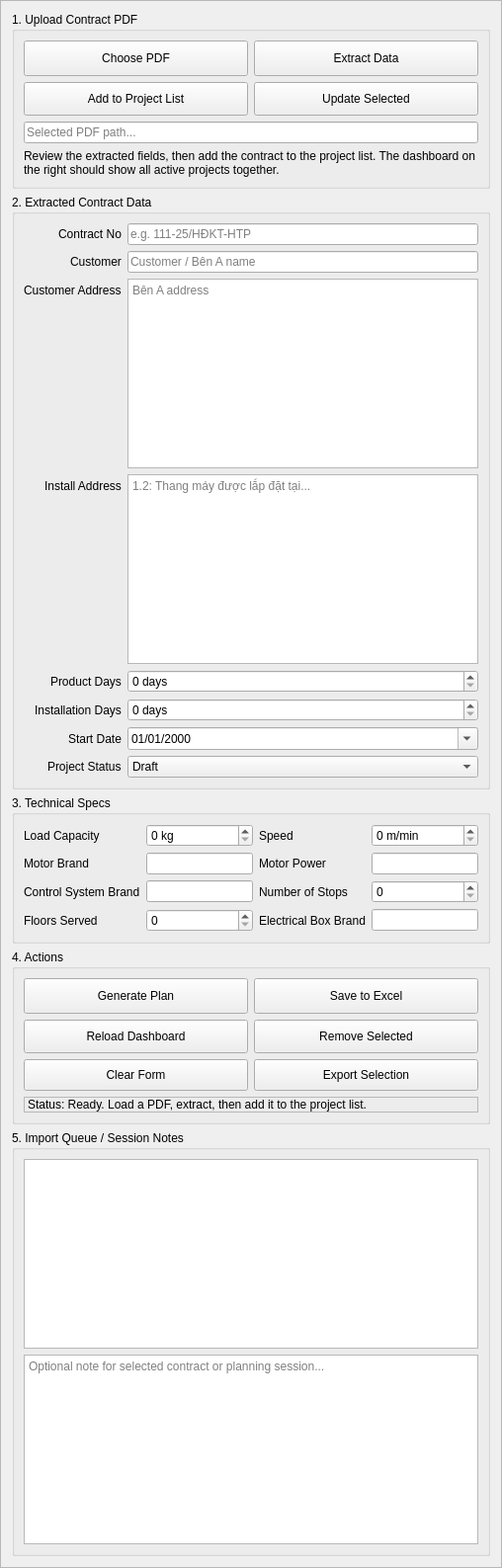
              <widget class="QFrame" name="leftPanelFrame">
                <property name="minimumSize">
                  <size>
                    <width>430</width>
                    <height>0</height>
                  </size>
                </property>
                <property name="frameShape">
                  <enum>QFrame::Shape::StyledPanel</enum>
                </property>
                <layout class="QVBoxLayout" name="verticalLayoutLeftPanel">
                  <item>
                    <widget class="QGroupBox" name="groupUpload">
                      <property name="title">
                        <string>1. Upload Contract PDF</string>
                      </property>
                      <layout class="QVBoxLayout" name="verticalLayoutUpload">
                        <item>
                          <layout class="QHBoxLayout" name="horizontalLayoutUploadRow1">
                            <item>
                              <widget class="QPushButton" name="btnUploadPdf">
                                <property name="minimumSize">
                                  <size>
                                    <width>0</width>
                                    <height>36</height>
                                  </size>
                                </property>
                                <property name="text">
                                  <string>Choose PDF</string>
                                </property>
                              </widget>
                            </item>
                            <item>
                              <widget class="QPushButton" name="btnExtract">
                                <property name="minimumSize">
                                  <size>
                                    <width>0</width>
                                    <height>36</height>
                                  </size>
                                </property>
                                <property name="text">
                                  <string>Extract Data</string>
                                </property>
                              </widget>
                            </item>
                          </layout>
                        </item>
                        <item>
                          <layout class="QHBoxLayout" name="horizontalLayoutUploadRow2">
                            <item>
                              <widget class="QPushButton" name="btnAddToProjects">
                                <property name="minimumSize">
                                  <size>
                                    <width>0</width>
                                    <height>34</height>
                                  </size>
                                </property>
                                <property name="text">
                                  <string>Add to Project List</string>
                                </property>
                              </widget>
                            </item>
                            <item>
                              <widget class="QPushButton" name="btnReplaceSelectedProject">
                                <property name="minimumSize">
                                  <size>
                                    <width>0</width>
                                    <height>34</height>
                                  </size>
                                </property>
                                <property name="text">
                                  <string>Update Selected</string>
                                </property>
                              </widget>
                            </item>
                          </layout>
                        </item>
                        <item>
                          <widget class="QLineEdit" name="inputPdfPath">
                            <property name="readOnly">
                              <bool>true</bool>
                            </property>
                            <property name="placeholderText">
                              <string>Selected PDF path...</string>
                            </property>
                          </widget>
                        </item>
                        <item>
                          <widget class="QLabel" name="labelUploadHint">
                            <property name="text">
                              <string>Review the extracted fields, then add the contract to the project list. The dashboard on the right should show all active projects together.</string>
                            </property>
                            <property name="wordWrap">
                              <bool>true</bool>
                            </property>
                          </widget>
                        </item>
                      </layout>
                    </widget>
                  </item>
                  <item>
                    <widget class="QGroupBox" name="groupContractData">
                      <property name="title">
                        <string>2. Extracted Contract Data</string>
                      </property>
                      <layout class="QFormLayout" name="formLayoutContract">
                        <property name="labelAlignment">
                          <set>Qt::AlignmentFlag::AlignRight|Qt::AlignmentFlag::AlignTrailing|Qt::AlignmentFlag::AlignVCenter</set>
                        </property>
                        <item row="0" column="0">
                          <widget class="QLabel" name="labelContractNo">
                            <property name="text">
                              <string>Contract No</string>
                            </property>
                          </widget>
                        </item>
                        <item row="0" column="1">
                          <widget class="QLineEdit" name="inputContractNo">
                            <property name="placeholderText">
                              <string>e.g. 111-25/HĐKT-HTP</string>
                            </property>
                          </widget>
                        </item>
                        <item row="1" column="0">
                          <widget class="QLabel" name="labelCustomerName">
                            <property name="text">
                              <string>Customer</string>
                            </property>
                          </widget>
                        </item>
                        <item row="1" column="1">
                          <widget class="QLineEdit" name="inputCustomerName">
                            <property name="placeholderText">
                              <string>Customer / Bên A name</string>
                            </property>
                          </widget>
                        </item>
                        <item row="2" column="0">
                          <widget class="QLabel" name="labelCustomerAddress">
                            <property name="text">
                              <string>Customer Address</string>
                            </property>
                          </widget>
                        </item>
                        <item row="2" column="1">
                          <widget class="QPlainTextEdit" name="inputCustomerAddress">
                            <property name="minimumSize">
                              <size>
                                <width>0</width>
                                <height>60</height>
                              </size>
                            </property>
                            <property name="placeholderText">
                              <string>Bên A address</string>
                            </property>
                          </widget>
                        </item>
                        <item row="3" column="0">
                          <widget class="QLabel" name="labelInstallAddress">
                            <property name="text">
                              <string>Install Address</string>
                            </property>
                          </widget>
                        </item>
                        <item row="3" column="1">
                          <widget class="QPlainTextEdit" name="inputInstallationAddress">
                            <property name="minimumSize">
                              <size>
                                <width>0</width>
                                <height>70</height>
                              </size>
                            </property>
                            <property name="placeholderText">
                              <string>1.2: Thang máy được lắp đặt tại...</string>
                            </property>
                          </widget>
                        </item>
                        <item row="4" column="0">
                          <widget class="QLabel" name="labelProductDays">
                            <property name="text">
                              <string>Product Days</string>
                            </property>
                          </widget>
                        </item>
                        <item row="4" column="1">
                          <widget class="QSpinBox" name="inputProductDays">
                            <property name="suffix">
                              <string> days</string>
                            </property>
                            <property name="maximum">
                              <number>999</number>
                            </property>
                          </widget>
                        </item>
                        <item row="5" column="0">
                          <widget class="QLabel" name="labelInstallationDays">
                            <property name="text">
                              <string>Installation Days</string>
                            </property>
                          </widget>
                        </item>
                        <item row="5" column="1">
                          <widget class="QSpinBox" name="inputInstallationDays">
                            <property name="suffix">
                              <string> days</string>
                            </property>
                            <property name="maximum">
                              <number>999</number>
                            </property>
                          </widget>
                        </item>
                        <item row="6" column="0">
                          <widget class="QLabel" name="labelStartDate">
                            <property name="text">
                              <string>Start Date</string>
                            </property>
                          </widget>
                        </item>
                        <item row="6" column="1">
                          <widget class="QDateEdit" name="inputStartDate">
                            <property name="displayFormat">
                              <string>dd/MM/yyyy</string>
                            </property>
                            <property name="calendarPopup">
                              <bool>true</bool>
                            </property>
                          </widget>
                        </item>
                        <item row="7" column="0">
                          <widget class="QLabel" name="labelProjectStatus">
                            <property name="text">
                              <string>Project Status</string>
                            </property>
                          </widget>
                        </item>
                        <item row="7" column="1">
                          <widget class="QComboBox" name="comboProjectStatus">
                            <item>
                              <property name="text">
                                <string>Draft</string>
                              </property>
                            </item>
                            <item>
                              <property name="text">
                                <string>Running</string>
                              </property>
                            </item>
                            <item>
                              <property name="text">
                                <string>Due Soon</string>
                              </property>
                            </item>
                            <item>
                              <property name="text">
                                <string>Completed</string>
                              </property>
                            </item>
                            <item>
                              <property name="text">
                                <string>On Hold</string>
                              </property>
                            </item>
                          </widget>
                        </item>
                      </layout>
                    </widget>
                  </item>
                  <item>
                    <widget class="QGroupBox" name="groupTechnicalSpecs">
                      <property name="title">
                        <string>3. Technical Specs</string>
                      </property>
                      <layout class="QGridLayout" name="gridLayoutTechnicalSpecs">
                        <item row="0" column="0">
                          <widget class="QLabel" name="labelLoadCapacityKg">
                            <property name="text">
                              <string>Load Capacity</string>
                            </property>
                          </widget>
                        </item>
                        <item row="0" column="1">
                          <widget class="QSpinBox" name="inputLoadCapacityKg">
                            <property name="suffix">
                              <string> kg</string>
                            </property>
                            <property name="maximum">
                              <number>99999</number>
                            </property>
                          </widget>
                        </item>
                        <item row="0" column="2">
                          <widget class="QLabel" name="labelSpeedMpm">
                            <property name="text">
                              <string>Speed</string>
                            </property>
                          </widget>
                        </item>
                        <item row="0" column="3">
                          <widget class="QSpinBox" name="inputSpeedMpm">
                            <property name="suffix">
                              <string> m/min</string>
                            </property>
                            <property name="maximum">
                              <number>9999</number>
                            </property>
                          </widget>
                        </item>
                        <item row="1" column="0">
                          <widget class="QLabel" name="labelMotorBrand">
                            <property name="text">
                              <string>Motor Brand</string>
                            </property>
                          </widget>
                        </item>
                        <item row="1" column="1">
                          <widget class="QLineEdit" name="inputMotorBrand" />
                        </item>
                        <item row="1" column="2">
                          <widget class="QLabel" name="labelMotorPower">
                            <property name="text">
                              <string>Motor Power</string>
                            </property>
                          </widget>
                        </item>
                        <item row="1" column="3">
                          <widget class="QLineEdit" name="inputMotorPower" />
                        </item>
                        <item row="2" column="0">
                          <widget class="QLabel" name="labelControlSystemBrand">
                            <property name="text">
                              <string>Control System Brand</string>
                            </property>
                          </widget>
                        </item>
                        <item row="2" column="1">
                          <widget class="QLineEdit" name="inputControlSystemBrand" />
                        </item>
                        <item row="2" column="2">
                          <widget class="QLabel" name="labelNumberOfStops">
                            <property name="text">
                              <string>Number of Stops</string>
                            </property>
                          </widget>
                        </item>
                        <item row="2" column="3">
                          <widget class="QSpinBox" name="inputNumberOfStops">
                            <property name="maximum">
                              <number>99</number>
                            </property>
                          </widget>
                        </item>
                        <item row="3" column="0">
                          <widget class="QLabel" name="labelNumberOfFloorsServed">
                            <property name="text">
                              <string>Floors Served</string>
                            </property>
                          </widget>
                        </item>
                        <item row="3" column="1">
                          <widget class="QSpinBox" name="inputNumberOfFloorsServed">
                            <property name="maximum">
                              <number>99</number>
                            </property>
                          </widget>
                        </item>
                        <item row="3" column="2">
                          <widget class="QLabel" name="labelElectricalBoxBrand">
                            <property name="text">
                              <string>Electrical Box Brand</string>
                            </property>
                          </widget>
                        </item>
                        <item row="3" column="3">
                          <widget class="QLineEdit" name="inputElectricalBoxBrand" />
                        </item>
                      </layout>
                    </widget>
                  </item>
                  <item>
                    <widget class="QGroupBox" name="groupActions">
                      <property name="title">
                        <string>4. Actions</string>
                      </property>
                      <layout class="QVBoxLayout" name="verticalLayoutActions">
                        <item>
                          <layout class="QHBoxLayout" name="horizontalLayoutActionButtons1">
                            <item>
                              <widget class="QPushButton" name="btnGeneratePlan">
                                <property name="minimumSize">
                                  <size>
                                    <width>0</width>
                                    <height>36</height>
                                  </size>
                                </property>
                                <property name="text">
                                  <string>Generate Plan</string>
                                </property>
                              </widget>
                            </item>
                            <item>
                              <widget class="QPushButton" name="btnSaveExcel">
                                <property name="minimumSize">
                                  <size>
                                    <width>0</width>
                                    <height>36</height>
                                  </size>
                                </property>
                                <property name="text">
                                  <string>Save to Excel</string>
                                </property>
                              </widget>
                            </item>
                          </layout>
                        </item>
                        <item>
                          <layout class="QHBoxLayout" name="horizontalLayoutActionButtons2">
                            <item>
                              <widget class="QPushButton" name="btnReloadWorkbook">
                                <property name="minimumSize">
                                  <size>
                                    <width>0</width>
                                    <height>34</height>
                                  </size>
                                </property>
                                <property name="text">
                                  <string>Reload Dashboard</string>
                                </property>
                              </widget>
                            </item>
                            <item>
                              <widget class="QPushButton" name="btnRemoveSelectedProject">
                                <property name="minimumSize">
                                  <size>
                                    <width>0</width>
                                    <height>34</height>
                                  </size>
                                </property>
                                <property name="text">
                                  <string>Remove Selected</string>
                                </property>
                              </widget>
                            </item>
                          </layout>
                        </item>
                        <item>
                          <layout class="QHBoxLayout" name="horizontalLayoutActionButtons3">
                            <item>
                              <widget class="QPushButton" name="btnClearForm">
                                <property name="minimumSize">
                                  <size>
                                    <width>0</width>
                                    <height>32</height>
                                  </size>
                                </property>
                                <property name="text">
                                  <string>Clear Form</string>
                                </property>
                              </widget>
                            </item>
                            <item>
                              <widget class="QPushButton" name="btnExportSelection">
                                <property name="minimumSize">
                                  <size>
                                    <width>0</width>
                                    <height>32</height>
                                  </size>
                                </property>
                                <property name="text">
                                  <string>Export Selection</string>
                                </property>
                              </widget>
                            </item>
                          </layout>
                        </item>
                        <item>
                          <widget class="QLabel" name="labelStatus">
                            <property name="frameShape">
                              <enum>QFrame::Shape::StyledPanel</enum>
                            </property>
                            <property name="text">
                              <string>Status: Ready. Load a PDF, extract, then add it to the project list.</string>
                            </property>
                            <property name="wordWrap">
                              <bool>true</bool>
                            </property>
                          </widget>
                        </item>
                      </layout>
                    </widget>
                  </item>
                  <item>
                    <widget class="QGroupBox" name="groupImportQueue">
                      <property name="title">
                        <string>5. Import Queue / Session Notes</string>
                      </property>
                      <layout class="QVBoxLayout" name="verticalLayoutImportQueue">
                        <item>
                          <widget class="QListWidget" name="listImportQueue" />
                        </item>
                        <item>
                          <widget class="QPlainTextEdit" name="inputSessionNotes">
                            <property name="minimumSize">
                              <size>
                                <width>0</width>
                                <height>70</height>
                              </size>
                            </property>
                            <property name="placeholderText">
                              <string>Optional note for selected contract or planning session...</string>
                            </property>
                          </widget>
                        </item>
                      </layout>
                    </widget>
                  </item>
                </layout>
              </widget>
